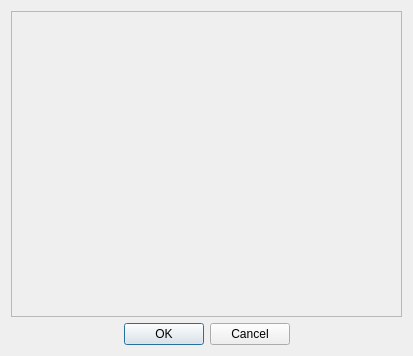
<?xml version="1.0" encoding="UTF-8"?>
<ui version="4.0">
 <class>languageSelector</class>
 <widget class="QDialog" name="languageSelector">
  <property name="enabled">
   <bool>true</bool>
  </property>
  <property name="geometry">
   <rect>
    <x>0</x>
    <y>0</y>
    <width>413</width>
    <height>356</height>
   </rect>
  </property>
  <property name="windowTitle">
   <string>Choose languages</string>
  </property>
  <property name="locale">
   <locale language="English" country="UnitedStates"/>
  </property>
  <property name="sizeGripEnabled">
   <bool>false</bool>
  </property>
  <layout class="QVBoxLayout" name="verticalLayout">
   <item>
    <widget class="QScrollArea" name="scrollArea">
     <property name="locale">
      <locale language="English" country="UnitedStates"/>
     </property>
     <property name="widgetResizable">
      <bool>true</bool>
     </property>
     <widget class="QWidget" name="scrollAreaWidgetContents">
      <property name="geometry">
       <rect>
        <x>0</x>
        <y>0</y>
        <width>393</width>
        <height>306</height>
       </rect>
      </property>
     </widget>
    </widget>
   </item>
   <item>
    <widget class="QDialogButtonBox" name="buttonBox">
     <property name="accessibleName">
      <string/>
     </property>
     <property name="accessibleDescription">
      <string/>
     </property>
     <property name="locale">
      <locale language="English" country="UnitedStates"/>
     </property>
     <property name="orientation">
      <enum>Qt::Horizontal</enum>
     </property>
     <property name="standardButtons">
      <set>QDialogButtonBox::Cancel|QDialogButtonBox::Ok</set>
     </property>
     <property name="centerButtons">
      <bool>true</bool>
     </property>
    </widget>
   </item>
  </layout>
 </widget>
 <resources/>
 <connections>
  <connection>
   <sender>buttonBox</sender>
   <signal>accepted()</signal>
   <receiver>languageSelector</receiver>
   <slot>accept()</slot>
   <hints>
    <hint type="sourcelabel">
     <x>257</x>
     <y>346</y>
    </hint>
    <hint type="destinationlabel">
     <x>157</x>
     <y>274</y>
    </hint>
   </hints>
  </connection>
  <connection>
   <sender>buttonBox</sender>
   <signal>rejected()</signal>
   <receiver>languageSelector</receiver>
   <slot>reject()</slot>
   <hints>
    <hint type="sourcelabel">
     <x>325</x>
     <y>346</y>
    </hint>
    <hint type="destinationlabel">
     <x>286</x>
     <y>274</y>
    </hint>
   </hints>
  </connection>
 </connections>
</ui>
